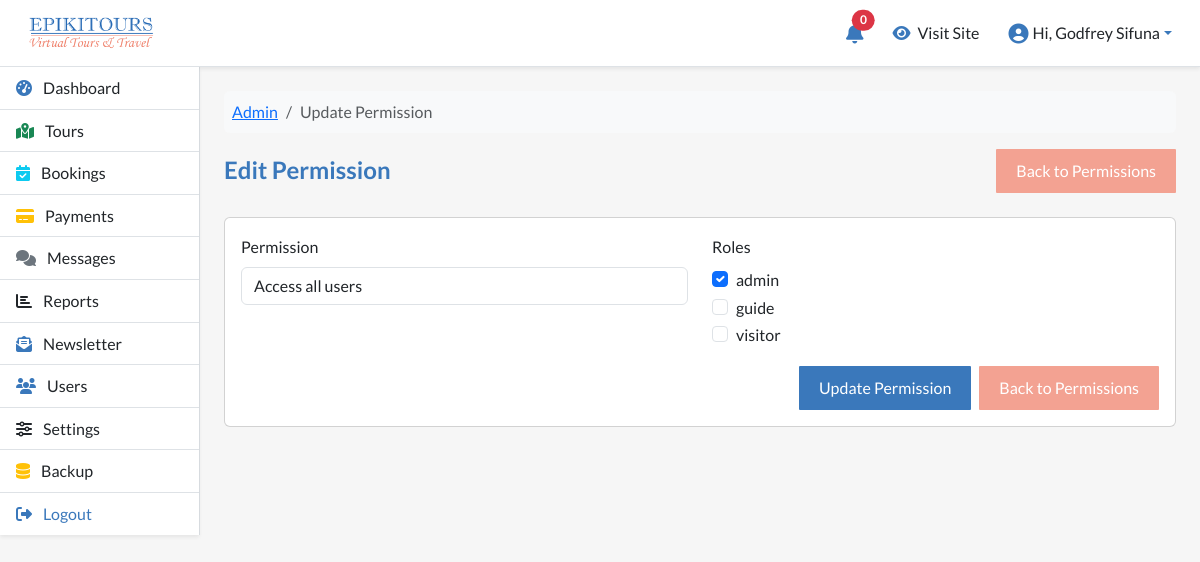
Page /manage/users/edit-permission.php?id=2 (signed in) on the committed database.
### tables this page shows
CREATE TABLE `epi_permissions` (
  `id` int NOT NULL,
  `permission` varchar(100) NOT NULL,
  `created_at` timestamp NOT NULL DEFAULT CURRENT_TIMESTAMP,
  `updated_at` timestamp NOT NULL DEFAULT CURRENT_TIMESTAMP ON UPDATE CURRENT_TIMESTAMP
);

CREATE TABLE `epi_roles` (
  `id` int NOT NULL,
  `role` varchar(100) NOT NULL,
  `created_at` timestamp NOT NULL DEFAULT CURRENT_TIMESTAMP,
  `updated_at` timestamp NOT NULL DEFAULT CURRENT_TIMESTAMP ON UPDATE CURRENT_TIMESTAMP
);

### manage/users/edit-permission.php (the view, shortened to what this page needs)
<?php
require_once __DIR__ . '/../../config/database.php';
$permissionId = (int) $_GET['id'];
$stmt = $pdo->prepare("SELECT * FROM epi_permissions WHERE id = ?");
$stmt->execute([$permissionId]);
$permission = $stmt->fetch(PDO::FETCH_ASSOC);
$roles = $pdo->query("SELECT * FROM epi_roles ORDER BY role ASC")->fetchAll(PDO::FETCH_ASSOC);
$stmt = $pdo->prepare("SELECT role_id FROM epi_role_permissions WHERE permission_id = ?");
$stmt->execute([$permissionId]);
$currentRoles = $stmt->fetchAll(PDO::FETCH_COLUMN);
?>
<nav aria-label="breadcrumb">
    <ol class="breadcrumb bg-light p-2 rounded mb-3">
        <li class="breadcrumb-item"><a href="<?= BASE_URL ?>dashboard">Admin</a></li>
        <li class="breadcrumb-item active" aria-current="page">Update Permission</li>
    </ol>
</nav>
<div class="d-flex justify-content-between align-items-center mb-3">
    <h4 class="mb-0">Edit Permission</h4>
    <a href="manage-permissions" class="btn btn-secondary">Back to Permissions</a>
</div>
<div class="card mt-4">
    <div class="card-body">
        <form method="POST">
            <div class="row mb-3">
                <div class="col-md-6">
                    <label class="form-label">Permission</label>
                    <input type="text" name="permission" class="form-control" value="<?= htmlspecialchars(ucfirst($permission['permission'])) ?>" readonly>
                </div>
                <div class="col-md-6">
                    <label class="form-label">Roles</label>
                    <?php foreach ($roles as $role): ?>
                        <div class="form-check">
                            <input
                                class="form-check-input"
                                type="checkbox"
                                name="roles[]"
                                value="<?= (int)$role['id'] ?>"
                                id="role<?= (int)$role['id'] ?>"
                                <?= in_array($role['id'], $currentRoles, true) ? 'checked' : '' ?>>
                            <label class="form-check-label" for="role<?= (int)$role['id'] ?>">
                                <?= htmlspecialchars($role['role']) ?>
                            </label>
                        </div>
                    <?php endforeach; ?>
                </div>
            </div>
            <div class="d-flex justify-content-end gap-2">
                <button type="submit" class="btn btn-primary">Update Permission</button>
                <a href="manage-permissions" class="btn btn-secondary text-decoration-none">Back to Permissions</a>
            </div>
        </form>
    </div>
</div>
<?php
include BASE_PATH . 'layouts/admin-layout.php';
?>

### manage/css/custom.css (style rules this page uses)
:root { --primary-color: #3a78bb; --secondary-color: #f3a292; --tertiary-color: #E0F7FA; --white-color: #ffffff; --black-color: #000000; --pale-grey: #f6f6f6; --dark-grey: #333333; }
body { font-family: 'lato', sans-serif; background-color: var(--pale-grey); color: var(--black-color); margin: 0; padding: 0; line-height: 1.6; }
.btn-primary { background-color: var(--primary-color); color: var(--white-color); border: none; padding: 10px 20px; border-radius: 1px; transition: background-color 0.3s ease; }
.btn-secondary { background-color: var(--secondary-color); color: var(--white-color); border: none; padding: 10px 20px; border-radius: 1px; transition: background-color 0.3s ease; }
html { scroll-behavior: smooth; }
h4 { font-weight: 600; color: var(--primary-color); }
.bg-light { transition: box-shadow 0.3s ease-in-out; }
.card { transition: transform 0.4s ease-in-out, box-shadow 0.3s ease-in-out; }
.btn-primary { background-color: var(--primary-color); border-color: var(--primary-color); transition: background-color 0.3s ease-in-out, transform 0.2s ease; }

### rows in the picture
epi_permissions: permission "Access all users"
epi_roles: id "☑", role "admin"
epi_roles: role "guide"
epi_roles: role "visitor"

### other values in the picture
$unreadCount "0"
$_SESSION['user_name'] "Godfrey Sifuna"
